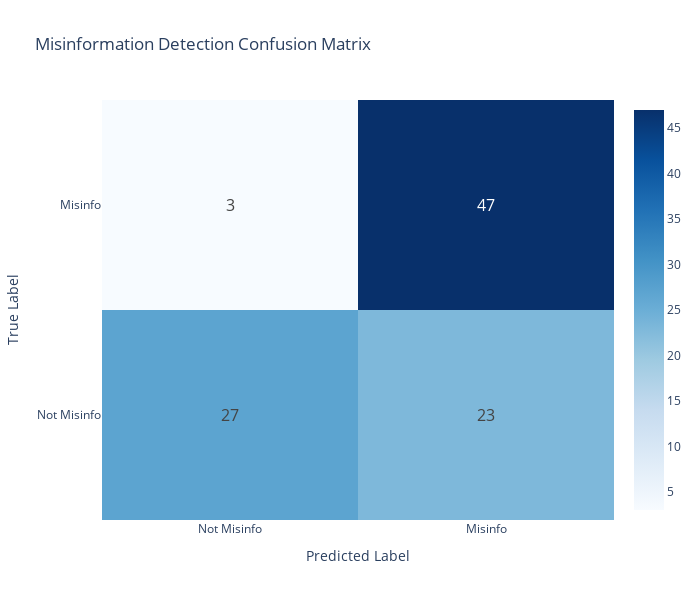

The notebook cell saved with this chart:
### Code cell
# Compute confusion matrix
cm = confusion_matrix(actuals, predictions)
labels = ['Not Misinfo', 'Misinfo']

# Create heatmap
fig = go.Figure(data=go.Heatmap(
    z=cm,
    x=labels,
    y=labels,
    text=cm,
    texttemplate="%{text}",
    textfont={"size": 16},
    colorscale='Blues'
))

# Update layout
fig.update_layout(
    title='Misinformation Detection Confusion Matrix',
    xaxis_title='Predicted Label',
    yaxis_title='True Label',
    width=700,
    height=600
)

# Calculate metrics
metrics = {
    'Accuracy': accuracy_score(actuals, predictions),
    'Precision': precision_score(actuals, predictions, pos_label='Misinfo'),
    'Recall': recall_score(actuals, predictions, pos_label='Misinfo'),
    'F1 Score': f1_score(actuals, predictions, pos_label='Misinfo')
}

# Display metrics
print("\nPerformance Metrics:")
for metric, value in metrics.items():
    print(f"{metric}: {value:.3f}")

# Show interactive plot
fig.show()

### Figure 1 — Plotly figure (JSON) as saved in the notebook; plotly's stock layout.template omitted (floating-point values rounded to 4 significant figures)
{"data": [{"colorscale": [[0, "rgb(247,251,255)"], [0.125, "rgb(222,235,247)"], [0.25, "rgb(198,219,239)"], [0.375, "rgb(158,202,225)"], [0.5, "rgb(107,174,214)"], [0.625, "rgb(66,146,198)"], [0.75, "rgb(33,113,181)"], [0.875, "rgb(8,81,156)"], [1, "rgb(8,48,107)"]], "text": [[27, 23], [3, 47]], "textfont": {"size": 16}, "texttemplate": "%{text}", "type": "heatmap", "x": ["Not Misinfo", "Misinfo"], "y": ["Not Misinfo", "Misinfo"], "z": [[27, 23], [3, 47]]}], "layout": {"height": 600, "title": {"text": "Misinformation Detection Confusion Matrix"}, "width": 700, "xaxis": {"title": {"text": "Predicted Label"}}, "yaxis": {"title": {"text": "True Label"}}}}
